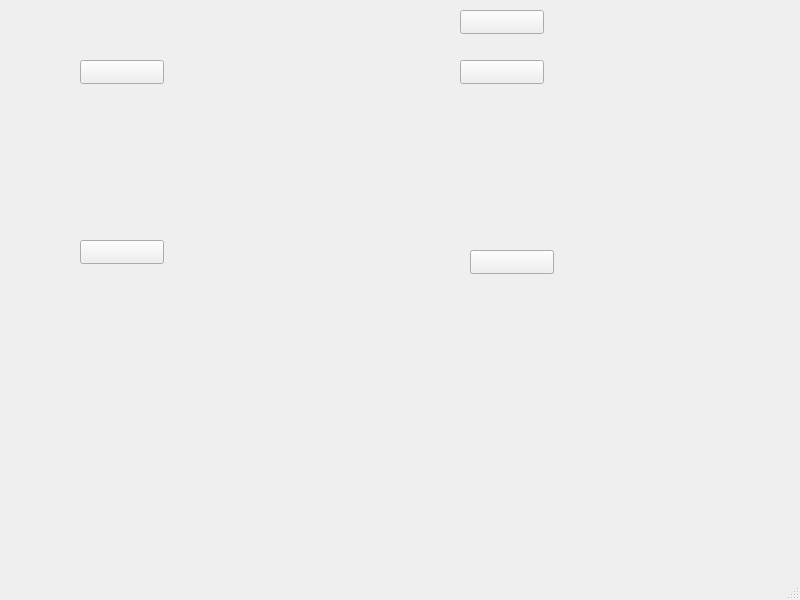
<?xml version="1.0" encoding="UTF-8"?>
<ui version="4.0">
 <class>GameN</class>
 <widget class="QMainWindow" name="GameN">
  <property name="geometry">
   <rect>
    <x>0</x>
    <y>0</y>
    <width>800</width>
    <height>600</height>
   </rect>
  </property>
  <property name="windowTitle">
   <string>MainWindow</string>
  </property>
  <widget class="QWidget" name="centralwidget">
   <widget class="QPushButton" name="pushButton">
    <property name="geometry">
     <rect>
      <x>460</x>
      <y>10</y>
      <width>84</width>
      <height>24</height>
     </rect>
    </property>
    <property name="text">
     <string/>
    </property>
   </widget>
   <widget class="QPushButton" name="four">
    <property name="geometry">
     <rect>
      <x>80</x>
      <y>60</y>
      <width>84</width>
      <height>24</height>
     </rect>
    </property>
    <property name="text">
     <string/>
    </property>
   </widget>
   <widget class="QPushButton" name="six">
    <property name="geometry">
     <rect>
      <x>80</x>
      <y>240</y>
      <width>84</width>
      <height>24</height>
     </rect>
    </property>
    <property name="text">
     <string/>
    </property>
   </widget>
   <widget class="QPushButton" name="five">
    <property name="geometry">
     <rect>
      <x>460</x>
      <y>60</y>
      <width>84</width>
      <height>24</height>
     </rect>
    </property>
    <property name="text">
     <string/>
    </property>
   </widget>
   <widget class="QPushButton" name="seven">
    <property name="geometry">
     <rect>
      <x>470</x>
      <y>250</y>
      <width>84</width>
      <height>24</height>
     </rect>
    </property>
    <property name="text">
     <string/>
    </property>
   </widget>
   <zorder>four</zorder>
   <zorder>six</zorder>
   <zorder>five</zorder>
   <zorder>seven</zorder>
   <zorder>pushButton</zorder>
  </widget>
  <widget class="QMenuBar" name="menubar">
   <property name="geometry">
    <rect>
     <x>0</x>
     <y>0</y>
     <width>800</width>
     <height>25</height>
    </rect>
   </property>
  </widget>
  <widget class="QStatusBar" name="statusbar"/>
 </widget>
 <resources/>
 <connections/>
</ui>
